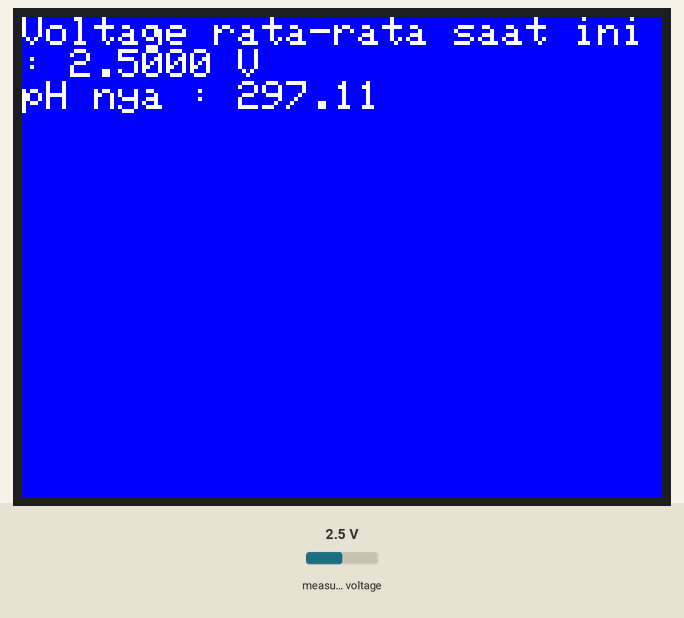
Recording of a sketch running on a simulated ESP32. Parts: 320×240 colour display. Inputs (shaded band) come from the test bench; at power-on: measured voltage 2.5 V. What the sketch prints to the serial monitor is not drawn.

Above: at 1.3 s.
1.4 s: measured voltage set to 0.1 V
At 2.8 s:
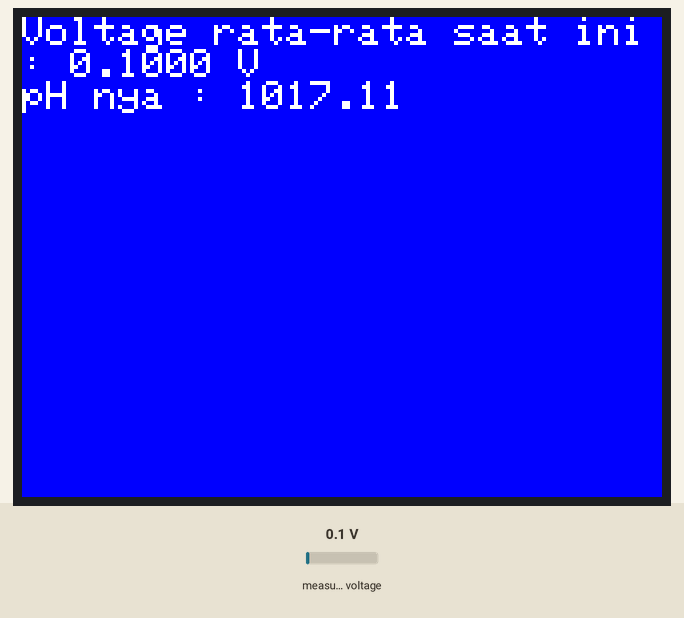
3.1 s: measured voltage set to 1.2 V
At 3.9 s:
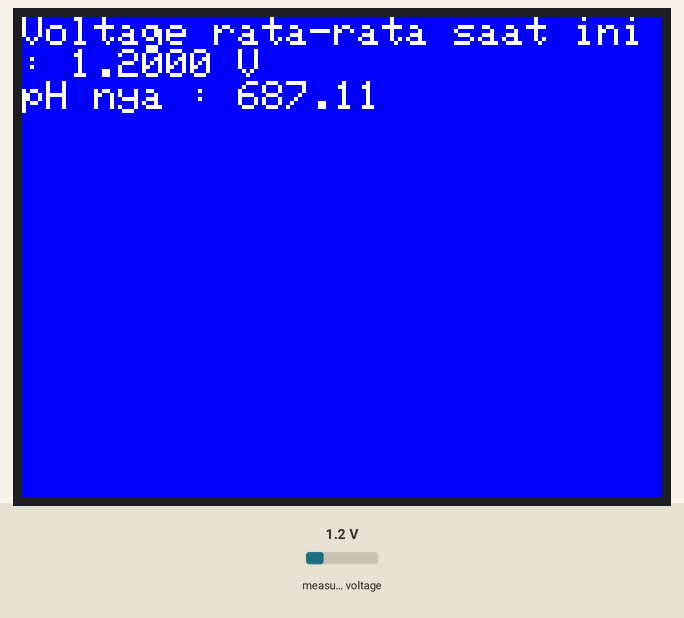
4.8 s: measured voltage set to 3.8 V
At 6.1 s:
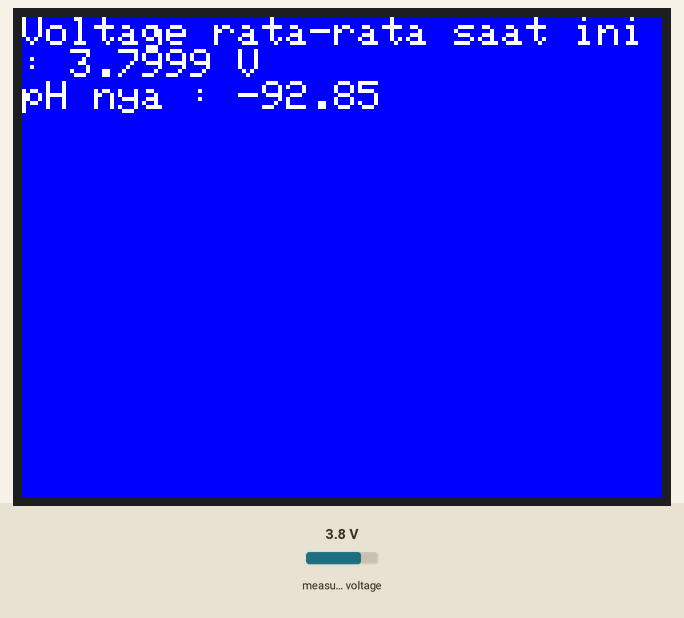
7.8 s: measured voltage set to 2.5 V
At 9.2 s:
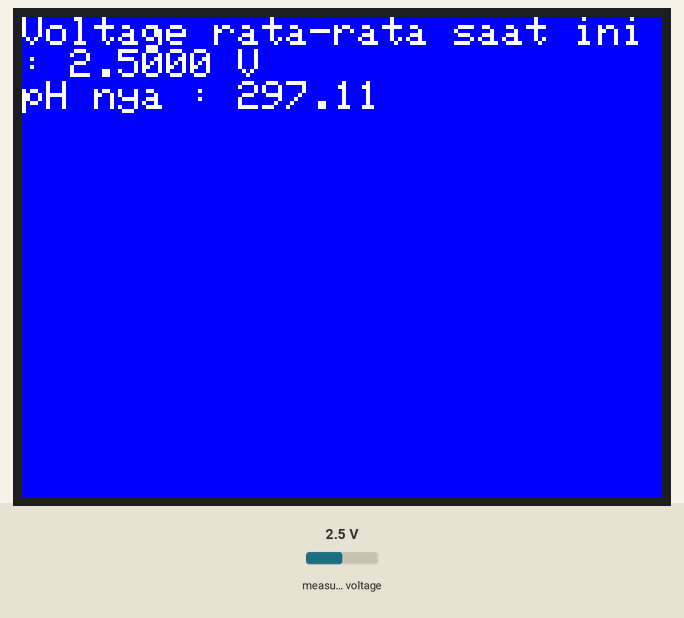
Timing chart, 0 to 10.8 s (numbered marks = the images above; inputs shaded):
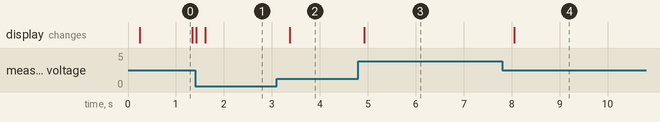

The sketch:

new_sensor_ph.ino
```cpp
#include <Wire.h>
#include <Adafruit_ADS1X15.h>
#include <TFT_eSPI.h>

Adafruit_ADS1115 ads;

const int jumlahSampel = 1;

float pH7 = 6.86;
// float v7 = 2.5961;
float v7 = 3.4675;
float pH4 = 4.01;
float v4 = 3.4770;

TFT_eSPI tft = TFT_eSPI();

float voltageToPH(float voltage) {
  return pH7 + ((voltage - v7) * (pH4 - pH7) / (v4 - v7));
}

float readAverageVoltage() {
  int32_t adcTotal = 0;

  for (int i = 0; i < jumlahSampel; i++) {
    adcTotal += ads.readADC_SingleEnded(0);
    delay(5);
  }

  float adcAvg = (float)adcTotal / jumlahSampel;

  // Untuk/ DS1115 GAIN_ONE:
  // 1 bit = 0.125 mV = 0.000125 V
  float voltage = adcAvg * 0.000125;

  return voltage;
}

void setup() {
  Serial.begin(115200);
  Wire.begin(21, 22);

  tft.begin();
  tft.setRotation(1);
  tft.setTextSize(2);

  if (!ads.begin()) {
    Serial.println("ADS1115 gagal terdeteksi.");
    while (1);
  }

  ads.setGain(GAIN_ONE);

  Serial.println("=== MODE KALIBRASI pH 7 ===");
  Serial.println("Celupkan probe ke larutan buffer pH 7.00.");
  Serial.println("Tunggu sampai tegangannya stabil.");
}

void loop() {
  float voltage = readAverageVoltage();
  float pH = voltageToPH(voltage);

  Serial.print("Voltage rata-rata saat ini: ");
  Serial.print(voltage, 4);
  Serial.println(" V");
  Serial.print("pH nya : ");
  Serial.println(pH, 2);

  tft.setCursor(0, 0);
  tft.fillScreen(ILI9341_BLUE);
  tft.print("Voltage rata-rata saat ini: ");
  tft.print(voltage, 4);
  tft.println(" V");
  tft.print("pH nya : ");
  tft.println(pH, 2);

  delay(100);
}
```

Measured:
- after the input at 1.4 s, the display: first differs from a run without the input after 0.21 s (image 1)
- after the input at 3.1 s, the display: changes after 0.27 s (image 2)
- after the input at 4.8 s, the display: changes after 0.13 s (image 3)
- after the input at 7.8 s, the display: changes after 0.25 s (image 4)
- what the display in image 0 shows lasts 1.1 s, from 0.2 s to 1.3 s
